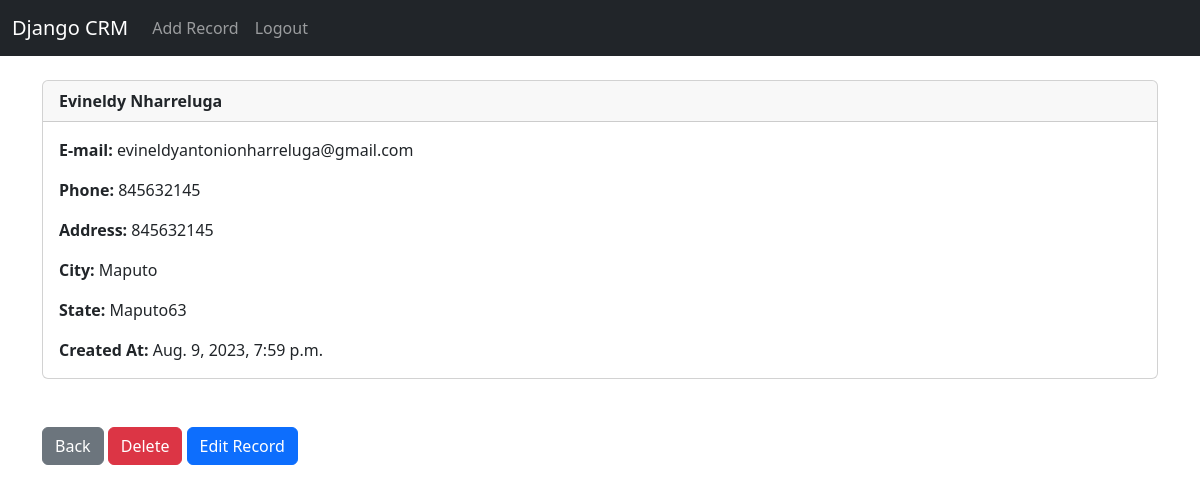
The page /record/2/ (signed in) on the database its author committed.
### CRM/models.py (models this page shows, shortened)
class Record(models.Model):
	created_at = models.DateTimeField(auto_now_add=True)
	first_name = models.CharField(max_length=50)
	last_name =  models.CharField(max_length=50)
	email =  models.CharField(max_length=100)
	phone = models.CharField(max_length=15)
	address =  models.CharField(max_length=100)
	city =  models.CharField(max_length=50)
	state =  models.CharField(max_length=50)
	zipcode =  models.CharField(max_length=20)

### CRM/views.py (the view)
# urls.py: path('record/<str:pk>/', views.costumer_record, name="c_record"),
def costumer_record(request, pk):
    if request.user.is_authenticated:
        c_record = Record.objects.get(id=pk)
        return render(request, "website/record.html", {'c_record':c_record})
    else:
        return redirect('home')

### CRM/templates/website/record.html
{% extends 'website/base.html' %}
{% block content %}
<div class="card">
    <div class="card-header"><strong>{{c_record.first_name}} {{c_record.last_name}}</strong></div>
    <div class="card-body">
        <p class="card-text">
            <strong>E-mail: </strong>{{c_record.email}}
        </p>
        <p class="card-text">
            <Strong>Phone: </Strong>{{c_record.phone}}
        </p>
        <p class="card-text">
            <strong>Address: </strong>{{c_record.phone}}
        </p>
        <p class="card-text">
            <strong>City: </strong>{{c_record.city}}
        </p>
        <p class="card-text">
            <strong>State: </strong>{{c_record.state}}63
        </p>
        <p class="card-text">
            <strong>Created At: </strong>{{c_record.created_at}}
        </p>
    </div>
</div>
    <br/><br/>
    <a href="{% url 'home' %}" class="btn btn-secondary">Back</a>
    <a href="{% url 'delete-record' c_record.id %}" class="btn btn-danger">Delete</a>
    <a href="{% url 'edit-record' c_record.id %}" class="btn btn-primary">Edit Record</a>
{% endblock content %}

### rows shown on the page
Record: first_name "Evineldy", last_name "Nharreluga", email "evineldyantonionharreluga@gmail.com", phone "845632145", city "Maputo", state "Maputo", created_at "Aug. 9, 2023, 7:59 p.m."
